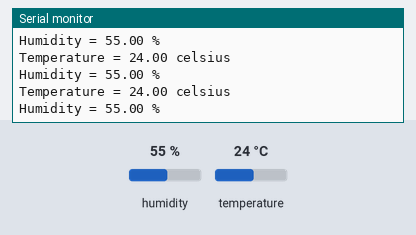
This sketch was run on a simulated Arduino Uno, built with avr-gcc and run on an emulated ATmega328P. On the bench: the last lines printed to the serial monitor. The test bench sets the inputs (shaded band); at power-on: humidity 55 %, temperature 24 °C.

Above: at 3.3 s.
3.4 s: humidity set to 22 %
At 4.0 s:
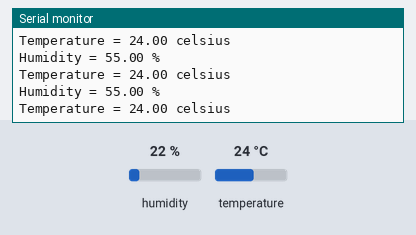
6.2 s: temperature set to 12 °C
At 6.2 s:
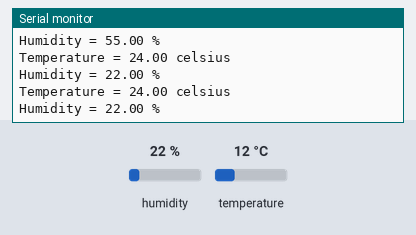
9.0 s: humidity set to 40 %
At 9.5 s:
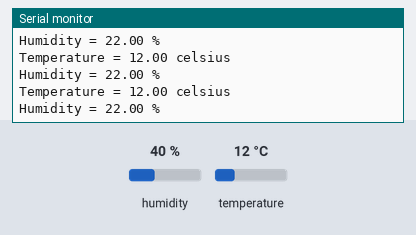
Timing chart, 0 to 12.0 s (numbered marks = the images above; inputs shaded):
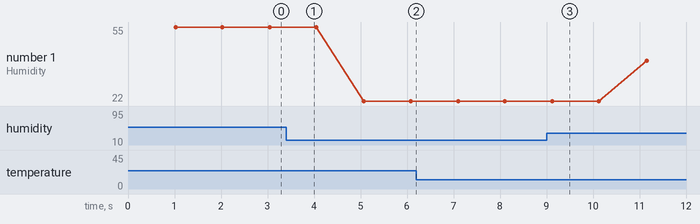

The sketch:

temperature.ino
```cpp
#include "DHT.h" // has to be added after installting libary

#define DHTPIN 8    // define pin from arduino board

#define DHTTYPE DHT11  // define what type of sensor has been used

DHT dht(DHTPIN, DHTTYPE); // call a fucntion of it

void setup() {
  Serial.begin(9600);
  dht.begin(); // to initiate the process of getting output of temperature and humidity
}

void loop() {
 delay(500);
  float temperature = dht.readTemperature();
  float humidity = dht.readHumidity();
  Serial.print("Temperature = ");
 Serial.print(temperature);
  Serial.println(" celsius ");
  delay(500);
 Serial.print("Humidity = ");
  Serial.print(humidity);
  Serial.println(" %");
}
```

Measured:
- plotted number 1: 55 → 22 after the input at 3.4 s, 22 → 40 after the input at 9.0 s
